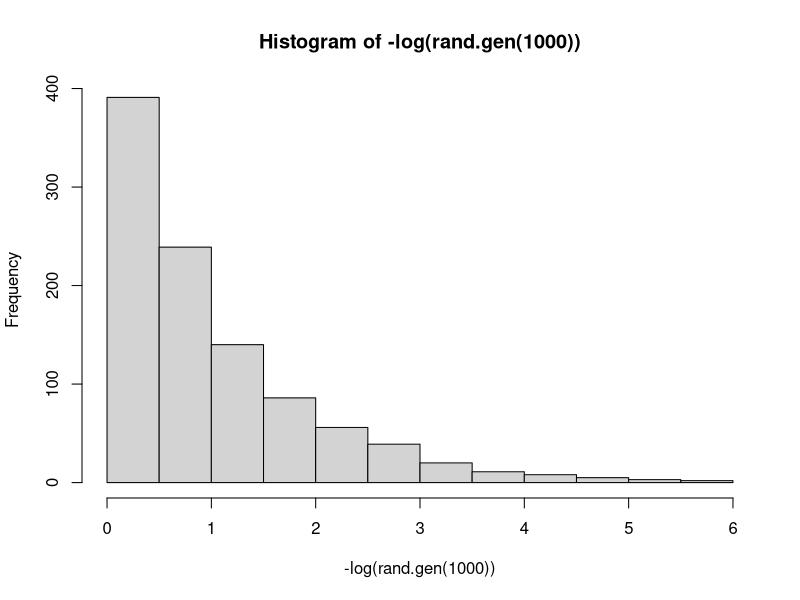
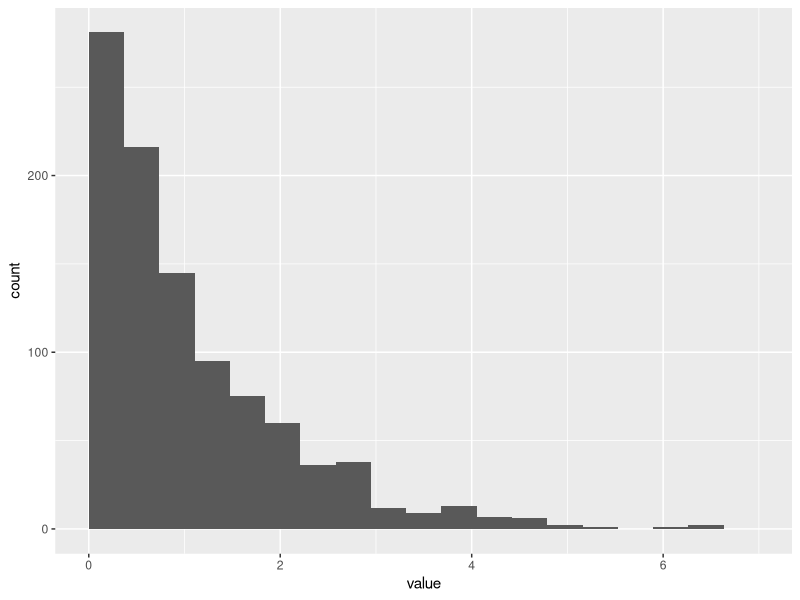

These figures' R source, in order:
# Question 6
# a
pexp(q = 5, rate = 5)
pexp(q = 5, rate = 5) - pexp(q = 3, rate = 5)
1 - pexp(q = 6, rate = 5)

# b
punif(q = 3.5, min = 2, max = 10)
punif(q = 5, min = 2, max = 10) - punif(q = 4.5, min = 2, max = 10) + punif(q = 6, min = 2, max = 10) - punif(q = 5.5, min = 2, max = 10)
punif(q = 5, min = 2, max = 10) - punif(q = 5, min = 2, max = 10)

# Question 7
# a
n = 100000
X = runif(n = n, min = 10, max = 15)

A = subset(X, X > 12 & X < 14)
B = subset(X, X > 13 & X < 15)
C = subset(X, X > 13 & X < 14)

length(A)/n * length(B)/n
length(C)/n

# A. Not independent for P(A)*P(B) is not equal to P(C)

# b
n = 10000
X = runif(n = n, min = 0, max = 1)
Y = runif(n = n, min = 0, max = 1)
XY = X*Y

A = subset(XY, Y > .5)
B = subset(XY, X > .5)
C = subset(XY, Y > .5 & X > .5)

length(A)/n * length(B)/n
length(C)/n

# A. Two events are likely to be independent.

# Question 8
# a-b
a = 1664525
c = 1013904223
m = 2^32
d = as.numeric(Sys.time())*1000 # seed
N = 10
rn = vector(length = 10) # initialising the vector

for(i in 1:N){
  d = (a * d + c) %% m
  rn[i] = d/m
}

(a * d + c)/m
d %% m
# rm(rn)
rn

# c
# create function
rand.gen <- function(N = 10){
  a = 1664525
  c = 1013904223
  m = 2^32
  d = as.numeric(Sys.time())*1000 # seed
  rn = vector(length = N) # initialising the vector
  for(i in 1:N){
    d = (a*d + c) %% m
    rn[i] = d/m
  }
  return(rn)
}

rand.gen()

# d
rand.gen(1)
rand.gen(5)
rand.gen(10)
rand.gen(20)
rand.gen(100)

# e
library(tidyverse)
X = as_tibble(-log(rand.gen(1000)))

# viz 1
hist(-log(rand.gen(1000)), breaks = 10)

# viz 2
ggplot(X, aes(x = value)) +
  geom_histogram(breaks = seq(0,7, length.out = 20))

1/mean(unlist(X)) # lambda likely to be 1